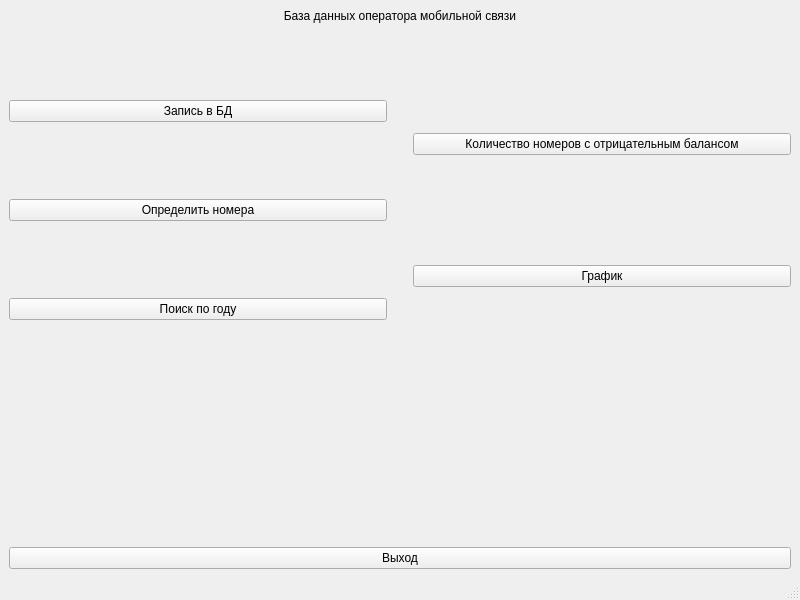
<?xml version="1.0" encoding="UTF-8"?>
<ui version="4.0">
 <class>MainWindow</class>
 <widget class="QMainWindow" name="MainWindow">
  <property name="geometry">
   <rect>
    <x>0</x>
    <y>0</y>
    <width>800</width>
    <height>600</height>
   </rect>
  </property>
  <property name="windowTitle">
   <string>MainWindow</string>
  </property>
  <widget class="QWidget" name="centralwidget">
   <layout class="QVBoxLayout" name="verticalLayout_4">
    <item>
     <layout class="QVBoxLayout" name="verticalLayout_3">
      <item>
       <widget class="QLabel" name="label">
        <property name="lineWidth">
         <number>6</number>
        </property>
        <property name="text">
         <string>База данных оператора мобильной связи</string>
        </property>
        <property name="alignment">
         <set>Qt::AlignCenter</set>
        </property>
        <property name="indent">
         <number>3</number>
        </property>
       </widget>
      </item>
      <item>
       <layout class="QHBoxLayout" name="horizontalLayout">
        <item>
         <layout class="QVBoxLayout" name="verticalLayout">
          <item>
           <widget class="QPushButton" name="Button_record">
            <property name="text">
             <string>Запись в БД</string>
            </property>
           </widget>
          </item>
          <item>
           <widget class="QPushButton" name="Button_search">
            <property name="text">
             <string>Определить номера</string>
            </property>
           </widget>
          </item>
          <item>
           <widget class="QPushButton" name="Button_search_year">
            <property name="text">
             <string>Поиск по году</string>
            </property>
           </widget>
          </item>
         </layout>
        </item>
        <item>
         <spacer name="verticalSpacer_2">
          <property name="orientation">
           <enum>Qt::Vertical</enum>
          </property>
          <property name="sizeHint" stdset="0">
           <size>
            <width>20</width>
            <height>40</height>
           </size>
          </property>
         </spacer>
        </item>
        <item>
         <layout class="QVBoxLayout" name="verticalLayout_2">
          <item>
           <widget class="QPushButton" name="Button_minus">
            <property name="text">
             <string>Количество номеров с отрицательным балансом</string>
            </property>
           </widget>
          </item>
          <item>
           <widget class="QPushButton" name="Button_grafik">
            <property name="text">
             <string>График</string>
            </property>
           </widget>
          </item>
         </layout>
        </item>
       </layout>
      </item>
      <item>
       <spacer name="verticalSpacer">
        <property name="orientation">
         <enum>Qt::Vertical</enum>
        </property>
        <property name="sizeType">
         <enum>QSizePolicy::Fixed</enum>
        </property>
        <property name="sizeHint" stdset="0">
         <size>
          <width>20</width>
          <height>150</height>
         </size>
        </property>
       </spacer>
      </item>
     </layout>
    </item>
    <item>
     <widget class="QPushButton" name="Button_ext">
      <property name="text">
       <string>Выход</string>
      </property>
     </widget>
    </item>
   </layout>
  </widget>
  <widget class="QMenuBar" name="menubar">
   <property name="geometry">
    <rect>
     <x>0</x>
     <y>0</y>
     <width>800</width>
     <height>21</height>
    </rect>
   </property>
  </widget>
  <widget class="QStatusBar" name="statusbar"/>
 </widget>
 <resources/>
 <connections>
  <connection>
   <sender>Button_record</sender>
   <signal>clicked()</signal>
   <receiver>MainWindow</receiver>
   <slot>OpenRec()</slot>
   <hints>
    <hint type="sourcelabel">
     <x>250</x>
     <y>138</y>
    </hint>
    <hint type="destinationlabel">
     <x>292</x>
     <y>103</y>
    </hint>
   </hints>
  </connection>
  <connection>
   <sender>Button_search</sender>
   <signal>clicked()</signal>
   <receiver>MainWindow</receiver>
   <slot>OpenSearch()</slot>
   <hints>
    <hint type="sourcelabel">
     <x>133</x>
     <y>210</y>
    </hint>
    <hint type="destinationlabel">
     <x>108</x>
     <y>173</y>
    </hint>
   </hints>
  </connection>
  <connection>
   <sender>Button_search_year</sender>
   <signal>clicked()</signal>
   <receiver>MainWindow</receiver>
   <slot>OpenYear()</slot>
   <hints>
    <hint type="sourcelabel">
     <x>68</x>
     <y>298</y>
    </hint>
    <hint type="destinationlabel">
     <x>42</x>
     <y>252</y>
    </hint>
   </hints>
  </connection>
  <connection>
   <sender>Button_minus</sender>
   <signal>clicked()</signal>
   <receiver>MainWindow</receiver>
   <slot>OpenMinus()</slot>
   <hints>
    <hint type="sourcelabel">
     <x>587</x>
     <y>159</y>
    </hint>
    <hint type="destinationlabel">
     <x>510</x>
     <y>183</y>
    </hint>
   </hints>
  </connection>
  <connection>
   <sender>Button_grafik</sender>
   <signal>clicked()</signal>
   <receiver>MainWindow</receiver>
   <slot>OpenGrafik()</slot>
   <hints>
    <hint type="sourcelabel">
     <x>612</x>
     <y>283</y>
    </hint>
    <hint type="destinationlabel">
     <x>656</x>
     <y>315</y>
    </hint>
   </hints>
  </connection>
  <connection>
   <sender>Button_ext</sender>
   <signal>clicked()</signal>
   <receiver>MainWindow</receiver>
   <slot>Close()</slot>
   <hints>
    <hint type="sourcelabel">
     <x>195</x>
     <y>552</y>
    </hint>
    <hint type="destinationlabel">
     <x>260</x>
     <y>494</y>
    </hint>
   </hints>
  </connection>
 </connections>
 <slots>
  <slot>OpenRec()</slot>
  <slot>OpenSearch()</slot>
  <slot>OpenYear()</slot>
  <slot>OpenMinus()</slot>
  <slot>OpenGrafik()</slot>
  <slot>Close()</slot>
 </slots>
</ui>
